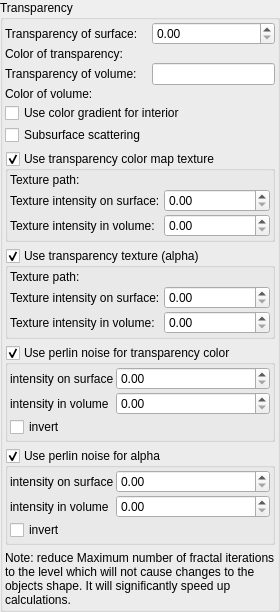
              <widget class="QGroupBox" name="groupBox_11">
               <property name="title">
                <string>Transparency</string>
               </property>
               <layout class="QVBoxLayout" name="verticalLayout_13">
                <property name="leftMargin">
                 <number>2</number>
                </property>
                <property name="topMargin">
                 <number>2</number>
                </property>
                <property name="rightMargin">
                 <number>2</number>
                </property>
                <property name="bottomMargin">
                 <number>2</number>
                </property>
                <item>
                 <layout class="QGridLayout" name="gridLayout_14">
                  <property name="verticalSpacing">
                   <number>2</number>
                  </property>
                  <item row="0" column="0">
                   <widget class="QLabel" name="label_295">
                    <property name="text">
                     <string>Transparency of surface:</string>
                    </property>
                   </widget>
                  </item>
                  <item row="4" column="0" colspan="2">
                   <widget class="MyCheckBox" name="checkBox_inside_coloring">
                    <property name="sizePolicy">
                     <sizepolicy hsizetype="Minimum" vsizetype="Maximum">
                      <horstretch>0</horstretch>
                      <verstretch>0</verstretch>
                     </sizepolicy>
                    </property>
                    <property name="toolTip">
                     <string>&lt;html&gt;&lt;head/&gt;&lt;body&gt;&lt;p&gt;Apply color gradient to the volume of the object (if transparency of volume is lower than 1)&lt;/p&gt;&lt;/body&gt;&lt;/html&gt;</string>
                    </property>
                    <property name="text">
                     <string>Use color gradient for interior</string>
                    </property>
                   </widget>
                  </item>
                  <item row="3" column="1">
                   <widget class="MyColorButton" name="colorButton_transparency_interior_color" native="true">
                    <property name="toolTip">
                     <string>&lt;html&gt;&lt;head/&gt;&lt;body&gt;&lt;p&gt;Color of interior of transparent objects.&lt;/p&gt;&lt;p&gt;To apply this effect, enable ray-traced reflections in &lt;span style=&quot; font-style:italic;&quot;&gt;Raytracing&lt;/span&gt; tab&lt;/p&gt;&lt;/body&gt;&lt;/html&gt;</string>
                    </property>
                    <property name="text" stdset="0">
                     <string>PushButton</string>
                    </property>
                   </widget>
                  </item>
                  <item row="2" column="1">
                   <widget class="MyLineEdit" name="logedit_transparency_of_interior">
                    <property name="toolTip">
                     <string>&lt;html&gt;&lt;head/&gt;&lt;body&gt;&lt;p&gt;Transparency of the fractal interior. Thicker parts of the object will appear less transparent than thinner parts.&lt;/p&gt;&lt;p&gt;To apply this effect, enable ray-traced reflections in &lt;span style=&quot; font-style:italic;&quot;&gt;Raytracing&lt;/span&gt; tab&lt;/p&gt;&lt;p&gt;Examples for yellow color of volume&lt;/p&gt;&lt;table border=&quot;0&quot; style=&quot; margin-top:0px; margin-bottom:0px; margin-left:0px; margin-right:0px;&quot; cellspacing=&quot;2&quot; cellpadding=&quot;0&quot;&gt;&lt;tr&gt;&lt;td&gt;&lt;p&gt;transparency 0.5&lt;/p&gt;&lt;/td&gt;&lt;td&gt;&lt;p&gt;transparency 0.8&lt;/p&gt;&lt;/td&gt;&lt;td&gt;&lt;p&gt;transparency 1.0&lt;/p&gt;&lt;/td&gt;&lt;/tr&gt;&lt;tr&gt;&lt;td&gt;&lt;p&gt;&lt;img src=&quot;:/tooltips/tooltips_images/material - transparency of volume 0.5.jpg&quot;/&gt;&lt;/p&gt;&lt;/td&gt;&lt;td&gt;&lt;p&gt;&lt;img src=&quot;:/tooltips/tooltips_images/material - transparency of volume 0.8.jpg&quot;/&gt;&lt;/p&gt;&lt;/td&gt;&lt;td&gt;&lt;p&gt;&lt;img src=&quot;:/tooltips/tooltips_images/material - transparency of surface 1.0.jpg&quot;/&gt;&lt;/p&gt;&lt;/td&gt;&lt;/tr&gt;&lt;/table&gt;&lt;/body&gt;&lt;/html&gt;</string>
                    </property>
                   </widget>
                  </item>
                  <item row="1" column="0">
                   <widget class="QLabel" name="label_92">
                    <property name="text">
                     <string>Color of transparency:</string>
                    </property>
                   </widget>
                  </item>
                  <item row="0" column="1">
                   <widget class="MyDoubleSpinBox" name="spinbox_transparency_of_surface">
                    <property name="sizePolicy">
                     <sizepolicy hsizetype="Minimum" vsizetype="Maximum">
                      <horstretch>0</horstretch>
                      <verstretch>0</verstretch>
                     </sizepolicy>
                    </property>
                    <property name="toolTip">
                     <string>&lt;html&gt;&lt;head/&gt;&lt;body&gt;&lt;p&gt;Transparency of fractal surface. &lt;/p&gt;&lt;p&gt;This effect simulates glass or other refractive materials. For fast rendering, it is recommended to decrease the 'maximum number of iterations' to as low a value as will still produce acceptable  image quality ( e.g. maybe about 20 iterations).&lt;/p&gt;&lt;p&gt;To apply this effect, enable ray-traced reflections in &lt;span style=&quot; font-style:italic;&quot;&gt;Raytracing&lt;/span&gt; tab &lt;/p&gt;&lt;table border=&quot;0&quot; style=&quot; margin-top:0px; margin-bottom:0px; margin-left:0px; margin-right:0px;&quot; cellspacing=&quot;2&quot; cellpadding=&quot;0&quot;&gt;&lt;tr&gt;&lt;td&gt;&lt;p&gt;transparency 0.5&lt;/p&gt;&lt;/td&gt;&lt;td&gt;&lt;p&gt;transparency 0.8&lt;/p&gt;&lt;/td&gt;&lt;td&gt;&lt;p&gt;transparency 1.0&lt;/p&gt;&lt;/td&gt;&lt;/tr&gt;&lt;tr&gt;&lt;td&gt;&lt;p&gt;&lt;img src=&quot;:/tooltips/tooltips_images/material - transparency of surface 0.5.jpg&quot;/&gt;&lt;/p&gt;&lt;/td&gt;&lt;td&gt;&lt;p&gt;&lt;img src=&quot;:/tooltips/tooltips_images/material - transparency of surface 0.8.jpg&quot;/&gt;&lt;/p&gt;&lt;/td&gt;&lt;td&gt;&lt;p&gt;&lt;img src=&quot;:/tooltips/tooltips_images/material - transparency of surface 1.0.jpg&quot;/&gt;&lt;/p&gt;&lt;/td&gt;&lt;/tr&gt;&lt;/table&gt;&lt;/body&gt;&lt;/html&gt;</string>
                    </property>
                    <property name="prefix">
                     <string/>
                    </property>
                    <property name="suffix">
                     <string/>
                    </property>
                    <property name="decimals">
                     <number>2</number>
                    </property>
                    <property name="maximum">
                     <double>1.000000000000000</double>
                    </property>
                    <property name="singleStep">
                     <double>0.100000000000000</double>
                    </property>
                   </widget>
                  </item>
                  <item row="1" column="1">
                   <widget class="MyColorButton" name="colorButton_transparency_color" native="true">
                    <property name="sizePolicy">
                     <sizepolicy hsizetype="Expanding" vsizetype="Preferred">
                      <horstretch>0</horstretch>
                      <verstretch>0</verstretch>
                     </sizepolicy>
                    </property>
                    <property name="text" stdset="0">
                     <string>PushButton</string>
                    </property>
                   </widget>
                  </item>
                  <item row="2" column="0">
                   <widget class="QLabel" name="label_351">
                    <property name="text">
                     <string>Transparency of volume:</string>
                    </property>
                   </widget>
                  </item>
                  <item row="3" column="0">
                   <widget class="QLabel" name="label_353">
                    <property name="text">
                     <string>Color of volume:</string>
                    </property>
                   </widget>
                  </item>
                  <item row="5" column="0">
                   <widget class="MyCheckBox" name="checkBox_subsurface_scattering">
                    <property name="sizePolicy">
                     <sizepolicy hsizetype="Minimum" vsizetype="Maximum">
                      <horstretch>0</horstretch>
                      <verstretch>0</verstretch>
                     </sizepolicy>
                    </property>
                    <property name="toolTip">
                     <string>&lt;html&gt;&lt;head/&gt;&lt;body&gt;&lt;p&gt;Scatters the light inside the object. It involves calculation of shadows through the volume of the object.&lt;/p&gt;&lt;p&gt;Because the effect is slow for calculation, it is recomended to decrease Maximum number of fractal iterations to a level which does not change the appearance of the objects.&lt;/p&gt;&lt;/body&gt;&lt;/html&gt;</string>
                    </property>
                    <property name="text">
                     <string>Subsurface scattering</string>
                    </property>
                   </widget>
                  </item>
                 </layout>
                </item>
                <item>
                 <widget class="MyGroupBox" name="groupCheck_use_transparency_texture">
                  <property name="title">
                   <string>Use transparency color map texture</string>
                  </property>
                  <property name="checkable">
                   <bool>true</bool>
                  </property>
                  <layout class="QVBoxLayout" name="verticalLayout_151">
                   <property name="spacing">
                    <number>2</number>
                   </property>
                   <property name="leftMargin">
                    <number>2</number>
                   </property>
                   <property name="topMargin">
                    <number>2</number>
                   </property>
                   <property name="rightMargin">
                    <number>2</number>
                   </property>
                   <property name="bottomMargin">
                    <number>2</number>
                   </property>
                   <item>
                    <layout class="QGridLayout" name="gridLayout_103" rowstretch="0,0,0" columnstretch="0,0,1">
                     <property name="spacing">
                      <number>2</number>
                     </property>
                     <item row="1" column="2">
                      <widget class="MyDoubleSpinBox" name="spinbox_transparency_texture_intensity">
                       <property name="sizePolicy">
                        <sizepolicy hsizetype="Minimum" vsizetype="Maximum">
                         <horstretch>0</horstretch>
                         <verstretch>0</verstretch>
                        </sizepolicy>
                       </property>
                       <property name="prefix">
                        <string/>
                       </property>
                       <property name="suffix">
                        <string/>
                       </property>
                       <property name="decimals">
                        <number>2</number>
                       </property>
                       <property name="maximum">
                        <double>1000.000000000000000</double>
                       </property>
                       <property name="singleStep">
                        <double>0.100000000000000</double>
                       </property>
                      </widget>
                     </item>
                     <item row="1" column="0">
                      <widget class="QLabel" name="label_399">
                       <property name="text">
                        <string>Texture intensity on surface:</string>
                       </property>
                      </widget>
                     </item>
                     <item row="0" column="0">
                      <widget class="QLabel" name="label_400">
                       <property name="text">
                        <string>Texture path:</string>
                       </property>
                      </widget>
                     </item>
                     <item row="0" column="1" colspan="2">
                      <widget class="FileSelectWidget" name="text_file_transparency_texture" native="true">
                       <property name="sizePolicy">
                        <sizepolicy hsizetype="Expanding" vsizetype="Preferred">
                         <horstretch>0</horstretch>
                         <verstretch>0</verstretch>
                        </sizepolicy>
                       </property>
                      </widget>
                     </item>
                     <item row="2" column="2">
                      <widget class="MyDoubleSpinBox" name="spinbox_transparency_texture_intensity_vol">
                       <property name="sizePolicy">
                        <sizepolicy hsizetype="Minimum" vsizetype="Maximum">
                         <horstretch>0</horstretch>
                         <verstretch>0</verstretch>
                        </sizepolicy>
                       </property>
                       <property name="prefix">
                        <string/>
                       </property>
                       <property name="suffix">
                        <string/>
                       </property>
                       <property name="decimals">
                        <number>2</number>
                       </property>
                       <property name="maximum">
                        <double>1000.000000000000000</double>
                       </property>
                       <property name="singleStep">
                        <double>0.100000000000000</double>
                       </property>
                      </widget>
                     </item>
                     <item row="2" column="0">
                      <widget class="QLabel" name="label_401">
                       <property name="text">
                        <string>Texture intensity in volume:</string>
                       </property>
                      </widget>
                     </item>
                    </layout>
                   </item>
                  </layout>
                 </widget>
                </item>
                <item>
                 <widget class="MyGroupBox" name="groupCheck_use_transparency_alpha_texture">
                  <property name="title">
                   <string>Use transparency texture (alpha)</string>
                  </property>
                  <property name="checkable">
                   <bool>true</bool>
                  </property>
                  <layout class="QVBoxLayout" name="verticalLayout_153">
                   <property name="spacing">
                    <number>2</number>
                   </property>
                   <property name="leftMargin">
                    <number>2</number>
                   </property>
                   <property name="topMargin">
                    <number>2</number>
                   </property>
                   <property name="rightMargin">
                    <number>2</number>
                   </property>
                   <property name="bottomMargin">
                    <number>2</number>
                   </property>
                   <item>
                    <layout class="QGridLayout" name="gridLayout_105" rowstretch="0,0,0" columnstretch="0,0,1">
                     <property name="spacing">
                      <number>2</number>
                     </property>
                     <item row="0" column="1" colspan="2">
                      <widget class="FileSelectWidget" name="text_file_transparency_alpha_texture" native="true">
                       <property name="sizePolicy">
                        <sizepolicy hsizetype="Expanding" vsizetype="Preferred">
                         <horstretch>0</horstretch>
                         <verstretch>0</verstretch>
                        </sizepolicy>
                       </property>
                      </widget>
                     </item>
                     <item row="0" column="0">
                      <widget class="QLabel" name="label_404">
                       <property name="text">
                        <string>Texture path:</string>
                       </property>
                      </widget>
                     </item>
                     <item row="1" column="0">
                      <widget class="QLabel" name="label_403">
                       <property name="text">
                        <string>Texture intensity on surface:</string>
                       </property>
                      </widget>
                     </item>
                     <item row="1" column="2">
                      <widget class="MyDoubleSpinBox" name="spinbox_transparency_alpha_texture_intensity">
                       <property name="sizePolicy">
                        <sizepolicy hsizetype="Minimum" vsizetype="Maximum">
                         <horstretch>0</horstretch>
                         <verstretch>0</verstretch>
                        </sizepolicy>
                       </property>
                       <property name="prefix">
                        <string/>
                       </property>
                       <property name="suffix">
                        <string/>
                       </property>
                       <property name="decimals">
                        <number>2</number>
                       </property>
                       <property name="maximum">
                        <double>1000.000000000000000</double>
                       </property>
                       <property name="singleStep">
                        <double>0.100000000000000</double>
                       </property>
                      </widget>
                     </item>
                     <item row="2" column="0">
                      <widget class="QLabel" name="label_405">
                       <property name="text">
                        <string>Texture intensity in volume:</string>
                       </property>
                      </widget>
                     </item>
                     <item row="2" column="2">
                      <widget class="MyDoubleSpinBox" name="spinbox_transparency_alpha_texture_intensity_vol">
                       <property name="sizePolicy">
                        <sizepolicy hsizetype="Minimum" vsizetype="Maximum">
                         <horstretch>0</horstretch>
                         <verstretch>0</verstretch>
                        </sizepolicy>
                       </property>
                       <property name="prefix">
                        <string/>
                       </property>
                       <property name="suffix">
                        <string/>
                       </property>
                       <property name="decimals">
                        <number>2</number>
                       </property>
                       <property name="maximum">
                        <double>1000.000000000000000</double>
                       </property>
                       <property name="singleStep">
                        <double>0.100000000000000</double>
                       </property>
                      </widget>
                     </item>
                    </layout>
                   </item>
                  </layout>
                 </widget>
                </item>
                <item>
                 <widget class="MyGroupBox" name="groupCheck_perlin_noise_transparency_color_enable">
                  <property name="title">
                   <string>Use perlin noise for transparency color</string>
                  </property>
                  <property name="checkable">
                   <bool>true</bool>
                  </property>
                  <property name="checked">
                   <bool>true</bool>
                  </property>
                  <layout class="QGridLayout" name="gridLayout_35" rowstretch="0,0,0" columnstretch="0,1">
                   <property name="leftMargin">
                    <number>2</number>
                   </property>
                   <property name="topMargin">
                    <number>2</number>
                   </property>
                   <property name="rightMargin">
                    <number>2</number>
                   </property>
                   <property name="bottomMargin">
                    <number>2</number>
                   </property>
                   <property name="spacing">
                    <number>2</number>
                   </property>
                   <item row="0" column="1">
                    <widget class="MyDoubleSpinBox" name="spinbox_perlin_noise_transparency_color_intensity">
                     <property name="sizePolicy">
                      <sizepolicy hsizetype="Minimum" vsizetype="Maximum">
                       <horstretch>0</horstretch>
                       <verstretch>0</verstretch>
                      </sizepolicy>
                     </property>
                     <property name="toolTip">
                      <string>&lt;html&gt;&lt;head/&gt;&lt;body&gt;&lt;p&gt;Contrast of color texture&lt;/p&gt;&lt;/body&gt;&lt;/html&gt;</string>
                     </property>
                     <property name="prefix">
                      <string/>
                     </property>
                     <property name="suffix">
                      <string/>
                     </property>
                     <property name="decimals">
                      <number>2</number>
                     </property>
                     <property name="minimum">
                      <double>0.000000000000000</double>
                     </property>
                     <property name="maximum">
                      <double>1000.000000000000000</double>
                     </property>
                     <property name="singleStep">
                      <double>0.100000000000000</double>
                     </property>
                    </widget>
                   </item>
                   <item row="2" column="0" colspan="2">
                    <widget class="MyCheckBox" name="checkBox_perlin_noise_transparency_color_invert">
                     <property name="text">
                      <string>invert</string>
                     </property>
                    </widget>
                   </item>
                   <item row="0" column="0">
                    <widget class="QLabel" name="label_60">
                     <property name="text">
                      <string>intensity on surface</string>
                     </property>
                    </widget>
                   </item>
                   <item row="1" column="0">
                    <widget class="QLabel" name="label_65">
                     <property name="text">
                      <string>intensity in volume</string>
                     </property>
                    </widget>
                   </item>
                   <item row="1" column="1">
                    <widget class="MyDoubleSpinBox" name="spinbox_perlin_noise_transparency_color_intensity_vol">
                     <property name="sizePolicy">
                      <sizepolicy hsizetype="Minimum" vsizetype="Maximum">
                       <horstretch>0</horstretch>
                       <verstretch>0</verstretch>
                      </sizepolicy>
                     </property>
                     <property name="toolTip">
                      <string>&lt;html&gt;&lt;head/&gt;&lt;body&gt;&lt;p&gt;Contrast of color texture&lt;/p&gt;&lt;/body&gt;&lt;/html&gt;</string>
                     </property>
                     <property name="prefix">
                      <string/>
                     </property>
                     <property name="suffix">
                      <string/>
                     </property>
                     <property name="decimals">
                      <number>2</number>
                     </property>
                     <property name="minimum">
                      <double>0.000000000000000</double>
                     </property>
                     <property name="maximum">
                      <double>1000.000000000000000</double>
                     </property>
                     <property name="singleStep">
                      <double>0.100000000000000</double>
                     </property>
                    </widget>
                   </item>
                  </layout>
                 </widget>
                </item>
                <item>
                 <widget class="MyGroupBox" name="groupCheck_perlin_noise_transparency_alpha_enable">
                  <property name="title">
                   <string>Use perlin noise for alpha</string>
                  </property>
                  <property name="checkable">
                   <bool>true</bool>
                  </property>
                  <property name="checked">
                   <bool>true</bool>
                  </property>
                  <layout class="QGridLayout" name="gridLayout_36" rowstretch="0,0,0" columnstretch="0,1">
                   <property name="leftMargin">
                    <number>2</number>
                   </property>
                   <property name="topMargin">
                    <number>2</number>
                   </property>
                   <property name="rightMargin">
                    <number>2</number>
                   </property>
                   <property name="bottomMargin">
                    <number>2</number>
                   </property>
                   <property name="spacing">
                    <number>2</number>
                   </property>
                   <item row="0" column="0">
                    <widget class="QLabel" name="label_61">
                     <property name="text">
                      <string>intensity on surface</string>
                     </property>
                    </widget>
                   </item>
                   <item row="2" column="0" colspan="2">
                    <widget class="MyCheckBox" name="checkBox_perlin_noise_transparency_alpha_invert">
                     <property name="text">
                      <string>invert</string>
                     </property>
                    </widget>
                   </item>
                   <item row="0" column="1">
                    <widget class="MyDoubleSpinBox" name="spinbox_perlin_noise_transparency_alpha_intensity">
                     <property name="sizePolicy">
                      <sizepolicy hsizetype="Minimum" vsizetype="Maximum">
                       <horstretch>0</horstretch>
                       <verstretch>0</verstretch>
                      </sizepolicy>
                     </property>
                     <property name="toolTip">
                      <string>&lt;html&gt;&lt;head/&gt;&lt;body&gt;&lt;p&gt;Contrast of color texture&lt;/p&gt;&lt;/body&gt;&lt;/html&gt;</string>
                     </property>
                     <property name="prefix">
                      <string/>
                     </property>
                     <property name="suffix">
                      <string/>
                     </property>
                     <property name="decimals">
                      <number>2</number>
                     </property>
                     <property name="minimum">
                      <double>0.000000000000000</double>
                     </property>
                     <property name="maximum">
                      <double>1000.000000000000000</double>
                     </property>
                     <property name="singleStep">
                      <double>0.100000000000000</double>
                     </property>
                    </widget>
                   </item>
                   <item row="1" column="0">
                    <widget class="QLabel" name="label_66">
                     <property name="text">
                      <string>intensity in volume</string>
                     </property>
                    </widget>
                   </item>
                   <item row="1" column="1">
                    <widget class="MyDoubleSpinBox" name="spinbox_perlin_noise_transparency_alpha_intensity_vol">
                     <property name="sizePolicy">
                      <sizepolicy hsizetype="Minimum" vsizetype="Maximum">
                       <horstretch>0</horstretch>
                       <verstretch>0</verstretch>
                      </sizepolicy>
                     </property>
                     <property name="toolTip">
                      <string>&lt;html&gt;&lt;head/&gt;&lt;body&gt;&lt;p&gt;Contrast of color texture&lt;/p&gt;&lt;/body&gt;&lt;/html&gt;</string>
                     </property>
                     <property name="prefix">
                      <string/>
                     </property>
                     <property name="suffix">
                      <string/>
                     </property>
                     <property name="decimals">
                      <number>2</number>
                     </property>
                     <property name="minimum">
                      <double>0.000000000000000</double>
                     </property>
                     <property name="maximum">
                      <double>1000.000000000000000</double>
                     </property>
                     <property name="singleStep">
                      <double>0.100000000000000</double>
                     </property>
                    </widget>
                   </item>
                  </layout>
                 </widget>
                </item>
                <item>
                 <widget class="QLabel" name="label_5">
                  <property name="text">
                   <string>Note: reduce Maximum number of fractal iterations to the level which will not cause changes to the objects shape. It will significantly speed up calculations.</string>
                  </property>
                  <property name="wordWrap">
                   <bool>true</bool>
                  </property>
                 </widget>
                </item>
               </layout>
              </widget>
